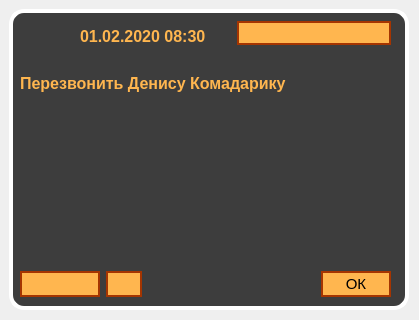
<?xml version="1.0" encoding="UTF-8"?>
<ui version="4.0">
 <class>PopupReminder</class>
 <widget class="QDialog" name="PopupReminder">
  <property name="geometry">
   <rect>
    <x>0</x>
    <y>0</y>
    <width>419</width>
    <height>320</height>
   </rect>
  </property>
  <property name="windowTitle">
   <string>Dialog</string>
  </property>
  <widget class="QLabel" name="lblBackground">
   <property name="enabled">
    <bool>true</bool>
   </property>
   <property name="geometry">
    <rect>
     <x>9</x>
     <y>9</y>
     <width>400</width>
     <height>301</height>
    </rect>
   </property>
   <property name="minimumSize">
    <size>
     <width>0</width>
     <height>0</height>
    </size>
   </property>
   <property name="font">
    <font>
     <pointsize>18</pointsize>
    </font>
   </property>
   <property name="autoFillBackground">
    <bool>false</bool>
   </property>
   <property name="styleSheet">
    <string notr="true">*{
background-color: rgba(0, 0, 0, 190);
border-radius: 15px;
border: 4px solid white;
}</string>
   </property>
   <property name="text">
    <string/>
   </property>
   <property name="scaledContents">
    <bool>true</bool>
   </property>
  </widget>
  <widget class="QLabel" name="lblText">
   <property name="geometry">
    <rect>
     <x>20</x>
     <y>74</y>
     <width>371</width>
     <height>181</height>
    </rect>
   </property>
   <property name="minimumSize">
    <size>
     <width>231</width>
     <height>116</height>
    </size>
   </property>
   <property name="font">
    <font>
     <pointsize>12</pointsize>
     <weight>50</weight>
     <italic>false</italic>
     <bold>false</bold>
     <underline>false</underline>
     <kerning>true</kerning>
    </font>
   </property>
   <property name="layoutDirection">
    <enum>Qt::LeftToRight</enum>
   </property>
   <property name="autoFillBackground">
    <bool>false</bool>
   </property>
   <property name="styleSheet">
    <string notr="true">*{
color: #ffb64f;
text-align: center;
}</string>
   </property>
   <property name="text">
    <string>&lt;html&gt;&lt;head/&gt;&lt;body&gt;&lt;p&gt;&lt;span style=&quot; font-weight:600;&quot;&gt;Перезвонить Денису Комадарику&lt;/span&gt;&lt;/p&gt;&lt;/body&gt;&lt;/html&gt;</string>
   </property>
   <property name="textFormat">
    <enum>Qt::RichText</enum>
   </property>
   <property name="scaledContents">
    <bool>false</bool>
   </property>
   <property name="alignment">
    <set>Qt::AlignLeading|Qt::AlignLeft|Qt::AlignTop</set>
   </property>
   <property name="wordWrap">
    <bool>true</bool>
   </property>
   <property name="textInteractionFlags">
    <set>Qt::LinksAccessibleByMouse|Qt::TextSelectableByMouse</set>
   </property>
  </widget>
  <widget class="QWidget" name="layoutWidget">
   <property name="geometry">
    <rect>
     <x>20</x>
     <y>270</y>
     <width>371</width>
     <height>28</height>
    </rect>
   </property>
   <layout class="QHBoxLayout" name="horizontalLayout">
    <item>
     <widget class="QPushButton" name="callButton">
      <property name="minimumSize">
       <size>
        <width>80</width>
        <height>26</height>
       </size>
      </property>
      <property name="font">
       <font>
        <pointsize>11</pointsize>
       </font>
      </property>
      <property name="toolTip">
       <string>Позвонить</string>
      </property>
      <property name="styleSheet">
       <string notr="true">*{
background-color: #ffb64f;
border: 1.5px solid #a53501;
color: black;
}

QToolTip {
	background-color: white;
	border-width: 1px;
	border-radius: 0px;
	border-style: solid;
	border-color: grey;
    }</string>
      </property>
      <property name="text">
       <string/>
      </property>
      <property name="icon">
       <iconset resource="images.qrc">
        <normaloff>:/images/makeCall_R.png</normaloff>:/images/makeCall_R.png</iconset>
      </property>
      <property name="iconSize">
       <size>
        <width>20</width>
        <height>20</height>
       </size>
      </property>
      <property name="autoDefault">
       <bool>false</bool>
      </property>
     </widget>
    </item>
    <item>
     <widget class="QPushButton" name="pushButton">
      <property name="minimumSize">
       <size>
        <width>26</width>
        <height>26</height>
       </size>
      </property>
      <property name="toolTip">
       <string>Заказы</string>
      </property>
      <property name="styleSheet">
       <string notr="true">*{
background-color: #ffb64f;
border: 1.5px solid #a53501;
color: black;
}

QToolTip {
	background-color: white;
	border-width: 1px;
	border-radius: 0px;
	border-style: solid;
	border-color: grey;
    }</string>
      </property>
      <property name="text">
       <string/>
      </property>
      <property name="icon">
       <iconset resource="images.qrc">
        <normaloff>:/images/orders_RR.png</normaloff>:/images/orders_RR.png</iconset>
      </property>
      <property name="iconSize">
       <size>
        <width>20</width>
        <height>20</height>
       </size>
      </property>
     </widget>
    </item>
    <item>
     <spacer name="horizontalSpacer">
      <property name="orientation">
       <enum>Qt::Horizontal</enum>
      </property>
      <property name="sizeHint" stdset="0">
       <size>
        <width>40</width>
        <height>20</height>
       </size>
      </property>
     </spacer>
    </item>
    <item>
     <widget class="QPushButton" name="okButton">
      <property name="minimumSize">
       <size>
        <width>70</width>
        <height>26</height>
       </size>
      </property>
      <property name="maximumSize">
       <size>
        <width>80</width>
        <height>16777215</height>
       </size>
      </property>
      <property name="font">
       <font>
        <pointsize>11</pointsize>
       </font>
      </property>
      <property name="autoFillBackground">
       <bool>false</bool>
      </property>
      <property name="styleSheet">
       <string notr="true">*{
background-color: #ffb64f;
border: 1.5px solid #a53501;
color: black;
}</string>
      </property>
      <property name="text">
       <string>ОК</string>
      </property>
      <property name="autoDefault">
       <bool>false</bool>
      </property>
     </widget>
    </item>
   </layout>
  </widget>
  <widget class="QLabel" name="label">
   <property name="geometry">
    <rect>
     <x>20</x>
     <y>20</y>
     <width>51</width>
     <height>51</height>
    </rect>
   </property>
   <property name="styleSheet">
    <string notr="true"/>
   </property>
   <property name="text">
    <string/>
   </property>
   <property name="pixmap">
    <pixmap resource="images.qrc">:/images/notification_R.png</pixmap>
   </property>
   <property name="scaledContents">
    <bool>true</bool>
   </property>
  </widget>
  <widget class="QWidget" name="">
   <property name="geometry">
    <rect>
     <x>80</x>
     <y>20</y>
     <width>311</width>
     <height>26</height>
    </rect>
   </property>
   <layout class="QHBoxLayout" name="horizontalLayout_2">
    <property name="spacing">
     <number>2</number>
    </property>
    <item>
     <widget class="QLabel" name="labelTime">
      <property name="font">
       <font>
        <pointsize>20</pointsize>
       </font>
      </property>
      <property name="layoutDirection">
       <enum>Qt::LeftToRight</enum>
      </property>
      <property name="styleSheet">
       <string notr="true">*{
color: #ffb64f;
}</string>
      </property>
      <property name="text">
       <string>&lt;html&gt;&lt;head/&gt;&lt;body&gt;&lt;p&gt;&lt;span style=&quot; font-size:12pt; font-weight:600;&quot;&gt;01.02.2020 08:30&lt;/span&gt;&lt;/p&gt;&lt;/body&gt;&lt;/html&gt;</string>
      </property>
      <property name="alignment">
       <set>Qt::AlignBottom|Qt::AlignLeading|Qt::AlignLeft</set>
      </property>
     </widget>
    </item>
    <item>
     <widget class="QComboBox" name="comboBox">
      <property name="minimumSize">
       <size>
        <width>150</width>
        <height>23</height>
       </size>
      </property>
      <property name="font">
       <font>
        <pointsize>11</pointsize>
       </font>
      </property>
      <property name="focusPolicy">
       <enum>Qt::WheelFocus</enum>
      </property>
      <property name="toolTip">
       <string/>
      </property>
      <property name="whatsThis">
       <string>&lt;html&gt;&lt;head/&gt;&lt;body&gt;&lt;p&gt;&lt;br/&gt;&lt;/p&gt;&lt;/body&gt;&lt;/html&gt;</string>
      </property>
      <property name="layoutDirection">
       <enum>Qt::LeftToRight</enum>
      </property>
      <property name="autoFillBackground">
       <bool>false</bool>
      </property>
      <property name="styleSheet">
       <string notr="true">* {
background-color: #ffb64f;
border: 1.5px solid #a53501;
color: black;
}

::drop-down { 
border: 0px;
}</string>
      </property>
      <property name="editable">
       <bool>false</bool>
      </property>
      <property name="currentText">
       <string/>
      </property>
      <property name="sizeAdjustPolicy">
       <enum>QComboBox::AdjustToContentsOnFirstShow</enum>
      </property>
     </widget>
    </item>
   </layout>
  </widget>
 </widget>
 <resources>
  <include location="images.qrc"/>
 </resources>
 <connections/>
</ui>
